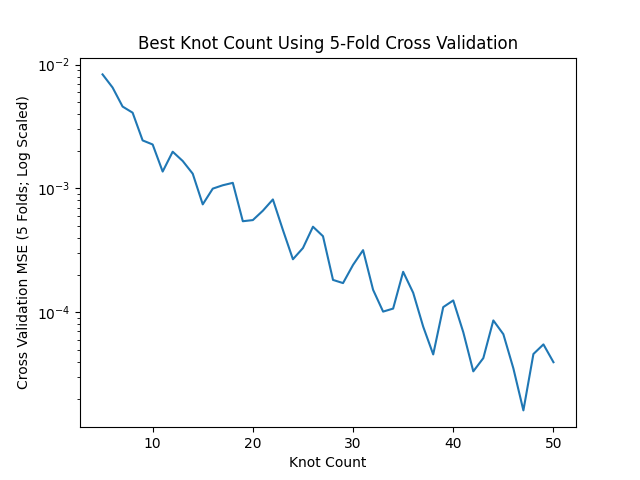
#> input picture output/5fold_cross_validation_splines.png, 640 x 480 px, given in place of lotus-1.jpg, which was not available
$ python problem2_part1.py
#> lines starting #> are read from the running program, lines starting #| are printed output that depends on the picture
# standard libraries
import os
import numpy as np
import math

# image manipulation
import cv2

if __name__ == '__main__':
    current_path = os.path.abspath(__file__)
    image_file_path = os.path.abspath(os.path.join(current_path, '..', '..', 'data', 'lotus-1.jpg'))

    image = cv2.imread(image_file_path)
#> image is the input picture: shape (480, 640, 3); mean B, G, R 250.4, 249.9, 249.3
    gray = cv2.cvtColor(image, cv2.COLOR_BGR2GRAY)

    new_image_shape = (700, 800)

    output = np.zeros(new_image_shape, dtype = np.uint8)

    for y in range(new_image_shape[0]):
        for x in range(new_image_shape[1]):
            x_input_pos = int(x * gray.shape[1] / new_image_shape[1])
            y_input_pos = int(y * gray.shape[0] / new_image_shape[0])

            # =============================
            # Handle corner cases
            # =============================
            corner_condition_1 = (x_input_pos == 0) and (y_input_pos == 0)
            corner_condition_2 = (x_input_pos == gray.shape[1] - 1) and (y_input_pos == 0)
            corner_condition_3 = (x_input_pos == 0) and (y_input_pos == gray.shape[0] - 1)
            corner_condition_4 = (x_input_pos == gray.shape[1] - 1) and (y_input_pos == gray.shape[0] - 1)

            combined_corner_condition = corner_condition_1 or corner_condition_2 or corner_condition_3 or corner_condition_4

            if combined_corner_condition:
                output[y, x] = gray[y_input_pos, x_input_pos]
            # =============================

            # =============================
            # Handle edge cases
            # =============================
            x_edge_condition_1 = (x_input_pos == 0)
            x_edge_condition_2 = (x_input_pos == gray.shape[1] - 1)

            y_edge_condition_1 = (y_input_pos == 0)
            y_edge_condition_2 = (y_input_pos == gray.shape[0] - 1)

            combined_x_edge_condition = x_edge_condition_1 or x_edge_condition_2
            combined_y_edge_condition = y_edge_condition_1 or y_edge_condition_2

            if combined_x_edge_condition and not combined_corner_condition:
                output[y, x] = 0.5 * gray[y_input_pos + 1, x_input_pos] +\
                            0.5 * gray[y_input_pos - 1, x_input_pos]
            if combined_y_edge_condition and not combined_corner_condition:
                output[y, x] = 0.5 * gray[y_input_pos, x_input_pos + 1] +\
                            0.5 * gray[y_input_pos, x_input_pos - 1]
            # =============================

            # =============================
            # Handle normal cases
            # =============================
            normal_condition = not combined_x_edge_condition and not combined_y_edge_condition and not combined_corner_condition
            if normal_condition:
                _R1 = 0.5 * gray[y_input_pos - 1, x_input_pos - 1] +\
                    0.5 * gray[y_input_pos - 1, x_input_pos + 1]

                _R2 = 0.5 * gray[y_input_pos + 1, x_input_pos - 1] +\
                    0.5 * gray[y_input_pos + 1, x_input_pos + 1]

                output[y, x] = 0.5 * _R1 + 0.5 * _R2
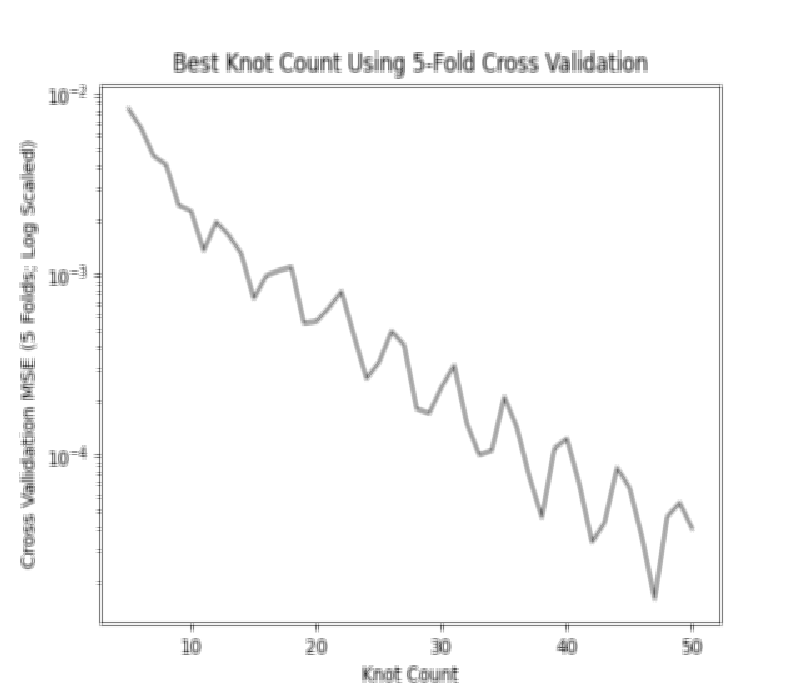
#> output: shape (700, 800); min 8, max 255, mean 250.1
            # =============================

    image_file_path = os.path.abspath(os.path.join(current_path, '..', '..', 'output', 'lotus_resized.png'))
    cv2.imwrite(image_file_path, output)

$ run again, on output/Q4_part3_x_vs_right_term.png
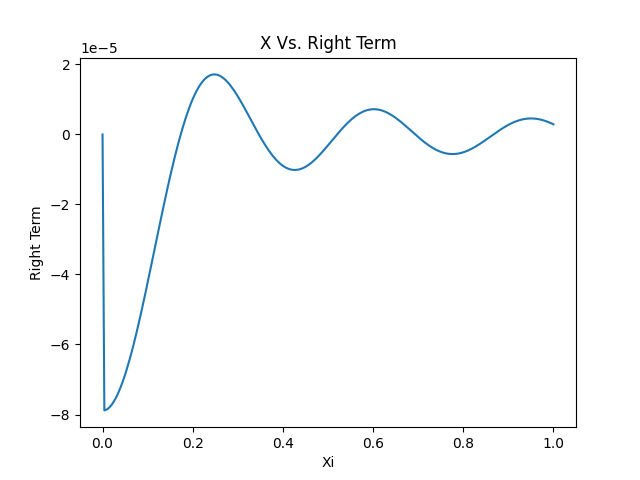
#> input picture output/Q4_part3_x_vs_right_term.png, 640 x 480 px, given in place of lotus-1.jpg, which was not available
#> image is the input picture: shape (480, 640, 3); mean B, G, R 251.7, 251.2, 250.6
#> after the loop `for y in range(new_image_shape[0]):`:
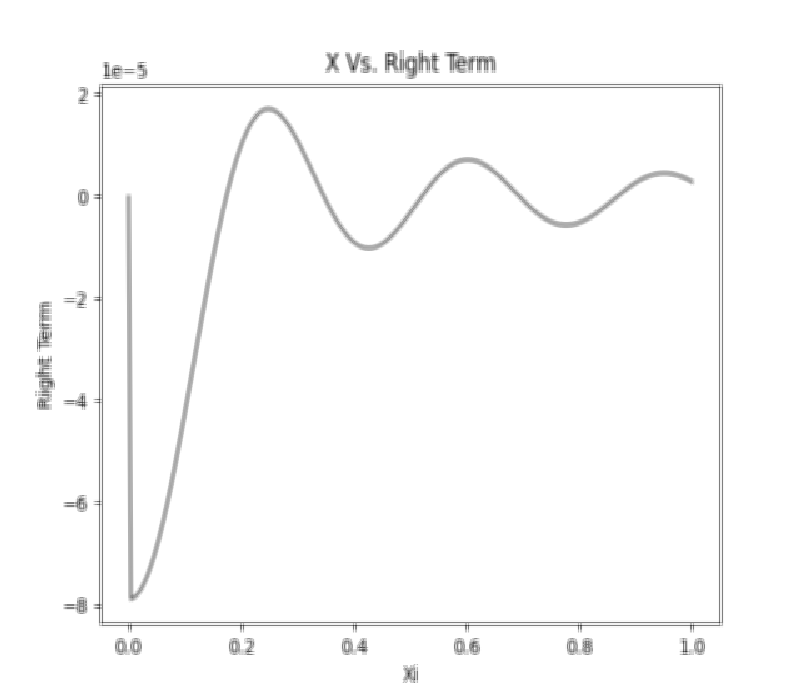
#> output: shape (700, 800); min 27, max 255, mean 251.4

$ run again, on output/Q4_part3_x_vs_y.png
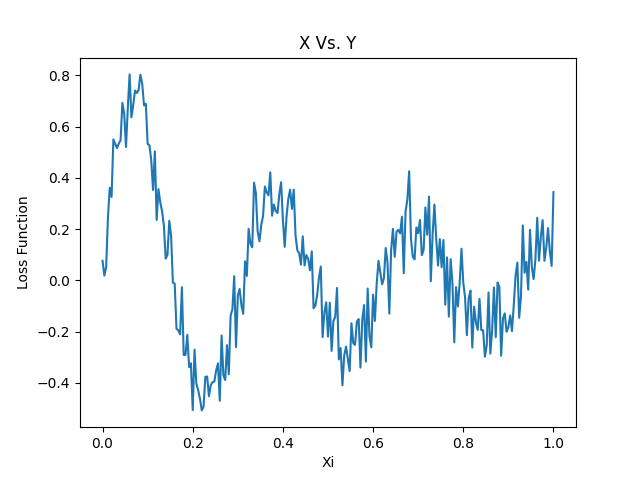
#> input picture output/Q4_part3_x_vs_y.png, 640 x 480 px, given in place of lotus-1.jpg, which was not available
#> image is the input picture: shape (480, 640, 3); mean B, G, R 249.4, 247, 243.6
#> `gray = cv2.cvtColor(image, cv2.COLOR_BGR2GRAY)`:
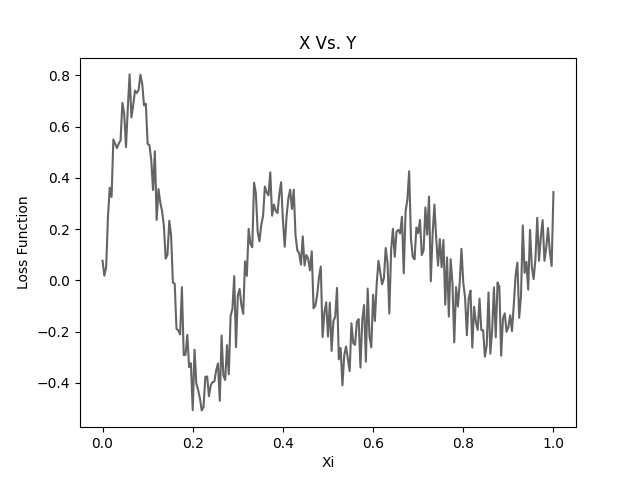
#> gray: shape (480, 640); min 0, max 255, mean 246.3
#> after the loop `for y in range(new_image_shape[0]):`:
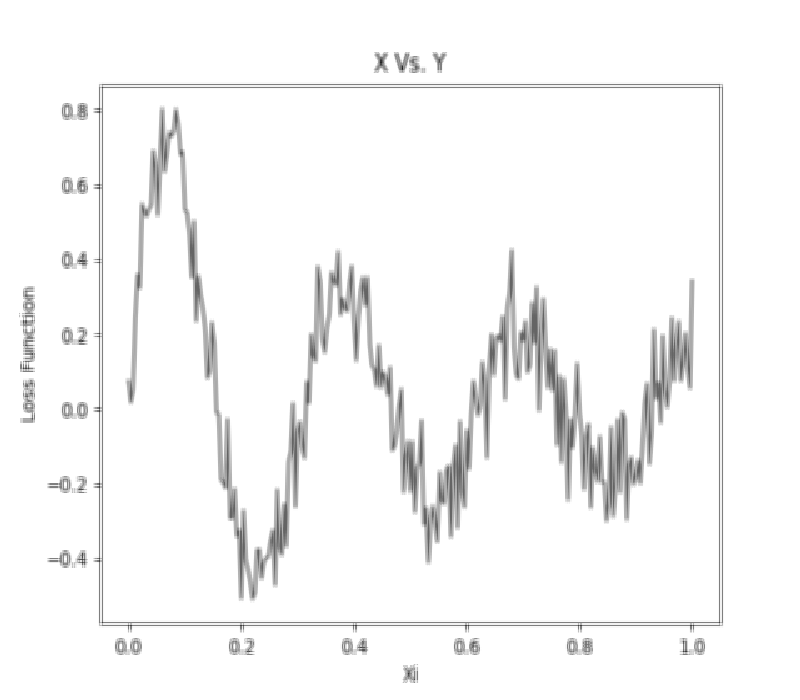
#> output: shape (700, 800); min 27, max 255, mean 246.6
